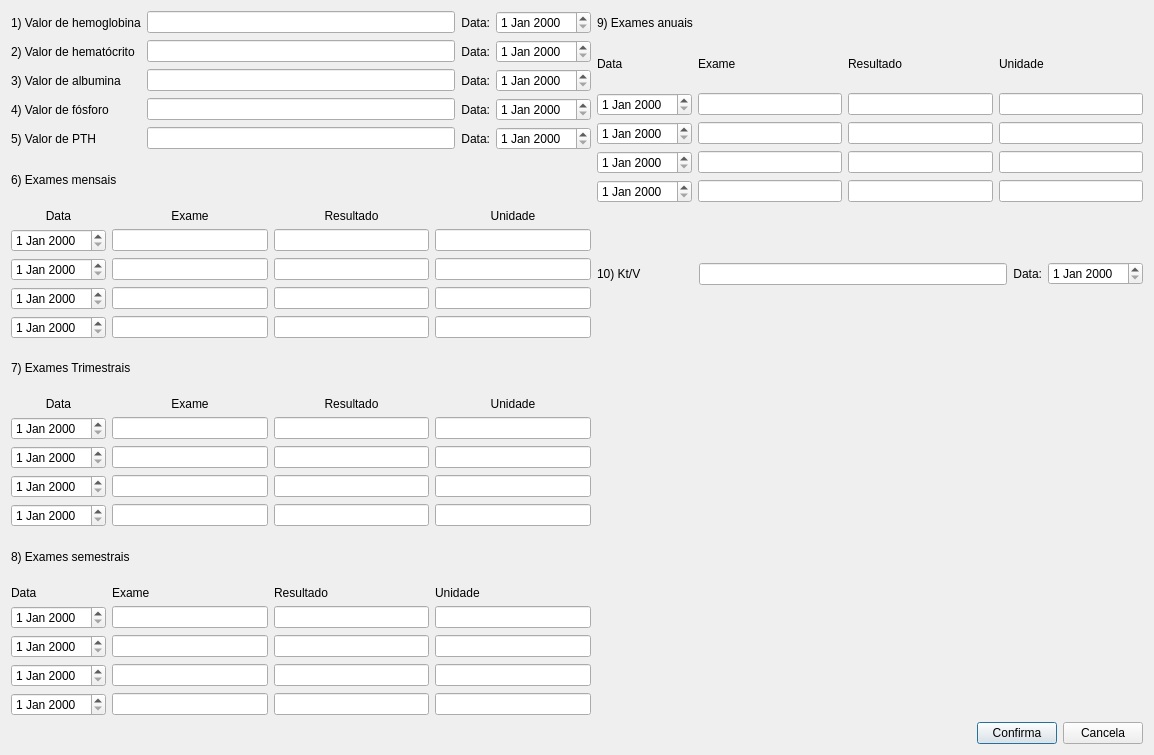
<?xml version="1.0" encoding="UTF-8"?>
<ui version="4.0">
 <class>exames</class>
 <widget class="QDialog" name="exames">
  <property name="geometry">
   <rect>
    <x>0</x>
    <y>0</y>
    <width>1154</width>
    <height>755</height>
   </rect>
  </property>
  <property name="windowTitle">
   <string>Exames</string>
  </property>
  <layout class="QVBoxLayout" name="verticalLayout">
   <item>
    <layout class="QGridLayout" name="gridLayout">
     <item row="2" column="2">
      <widget class="QLabel" name="label_13">
       <property name="layoutDirection">
        <enum>Qt::LeftToRight</enum>
       </property>
       <property name="text">
        <string>Data:</string>
       </property>
       <property name="alignment">
        <set>Qt::AlignRight|Qt::AlignTrailing|Qt::AlignVCenter</set>
       </property>
      </widget>
     </item>
     <item row="0" column="3">
      <widget class="QDateEdit" name="d1"/>
     </item>
     <item row="6" column="7">
      <widget class="QDateEdit" name="dktv"/>
     </item>
     <item row="1" column="2">
      <widget class="QLabel" name="label_12">
       <property name="layoutDirection">
        <enum>Qt::LeftToRight</enum>
       </property>
       <property name="text">
        <string>Data:</string>
       </property>
       <property name="alignment">
        <set>Qt::AlignRight|Qt::AlignTrailing|Qt::AlignVCenter</set>
       </property>
      </widget>
     </item>
     <item row="10" column="0" colspan="4">
      <layout class="QGridLayout" name="gridLayout_4">
       <item row="0" column="3">
        <widget class="QLabel" name="label_30">
         <property name="text">
          <string>Unidade</string>
         </property>
        </widget>
       </item>
       <item row="1" column="0">
        <widget class="QDateEdit" name="sd1"/>
       </item>
       <item row="0" column="0">
        <widget class="QLabel" name="label_27">
         <property name="text">
          <string>Data</string>
         </property>
        </widget>
       </item>
       <item row="2" column="0">
        <widget class="QDateEdit" name="sd2"/>
       </item>
       <item row="3" column="0">
        <widget class="QDateEdit" name="sd3"/>
       </item>
       <item row="0" column="1">
        <widget class="QLabel" name="label_28">
         <property name="text">
          <string>Exame</string>
         </property>
        </widget>
       </item>
       <item row="0" column="2">
        <widget class="QLabel" name="label_29">
         <property name="text">
          <string>Resultado</string>
         </property>
        </widget>
       </item>
       <item row="4" column="0">
        <widget class="QDateEdit" name="sd4"/>
       </item>
       <item row="1" column="1">
        <widget class="QLineEdit" name="se1"/>
       </item>
       <item row="1" column="2">
        <widget class="QLineEdit" name="sr1"/>
       </item>
       <item row="1" column="3">
        <widget class="QLineEdit" name="su1"/>
       </item>
       <item row="2" column="1">
        <widget class="QLineEdit" name="se2"/>
       </item>
       <item row="2" column="2">
        <widget class="QLineEdit" name="sr2"/>
       </item>
       <item row="2" column="3">
        <widget class="QLineEdit" name="su2"/>
       </item>
       <item row="3" column="1">
        <widget class="QLineEdit" name="se3"/>
       </item>
       <item row="3" column="2">
        <widget class="QLineEdit" name="sr3"/>
       </item>
       <item row="3" column="3">
        <widget class="QLineEdit" name="su3"/>
       </item>
       <item row="4" column="1">
        <widget class="QLineEdit" name="se4"/>
       </item>
       <item row="4" column="2">
        <widget class="QLineEdit" name="sr4"/>
       </item>
       <item row="4" column="3">
        <widget class="QLineEdit" name="su4"/>
       </item>
      </layout>
     </item>
     <item row="1" column="1">
      <widget class="QLineEdit" name="t2"/>
     </item>
     <item row="2" column="0">
      <widget class="QLabel" name="label_3">
       <property name="text">
        <string>3) Valor de albumina</string>
       </property>
      </widget>
     </item>
     <item row="2" column="3">
      <widget class="QDateEdit" name="d3"/>
     </item>
     <item row="0" column="2">
      <widget class="QLabel" name="label_11">
       <property name="layoutDirection">
        <enum>Qt::LeftToRight</enum>
       </property>
       <property name="text">
        <string>Data:</string>
       </property>
       <property name="alignment">
        <set>Qt::AlignRight|Qt::AlignTrailing|Qt::AlignVCenter</set>
       </property>
      </widget>
     </item>
     <item row="1" column="0">
      <widget class="QLabel" name="label">
       <property name="text">
        <string>2) Valor de hematócrito</string>
       </property>
      </widget>
     </item>
     <item row="4" column="1">
      <widget class="QLineEdit" name="t5"/>
     </item>
     <item row="3" column="0">
      <widget class="QLabel" name="label_4">
       <property name="text">
        <string>4) Valor de fósforo</string>
       </property>
      </widget>
     </item>
     <item row="3" column="1">
      <widget class="QLineEdit" name="t4"/>
     </item>
     <item row="3" column="2">
      <widget class="QLabel" name="label_14">
       <property name="layoutDirection">
        <enum>Qt::LeftToRight</enum>
       </property>
       <property name="text">
        <string>Data:</string>
       </property>
       <property name="alignment">
        <set>Qt::AlignRight|Qt::AlignTrailing|Qt::AlignVCenter</set>
       </property>
      </widget>
     </item>
     <item row="8" column="0" colspan="4">
      <layout class="QGridLayout" name="gridLayout_3">
       <item row="0" column="1">
        <widget class="QLabel" name="label_16">
         <property name="text">
          <string>Exame</string>
         </property>
         <property name="alignment">
          <set>Qt::AlignCenter</set>
         </property>
        </widget>
       </item>
       <item row="1" column="0">
        <widget class="QDateEdit" name="td1"/>
       </item>
       <item row="0" column="3">
        <widget class="QLabel" name="label_26">
         <property name="text">
          <string>Unidade</string>
         </property>
         <property name="alignment">
          <set>Qt::AlignCenter</set>
         </property>
        </widget>
       </item>
       <item row="0" column="2">
        <widget class="QLabel" name="label_25">
         <property name="text">
          <string>Resultado</string>
         </property>
         <property name="alignment">
          <set>Qt::AlignCenter</set>
         </property>
        </widget>
       </item>
       <item row="0" column="0">
        <widget class="QLabel" name="label_17">
         <property name="text">
          <string>Data</string>
         </property>
         <property name="alignment">
          <set>Qt::AlignCenter</set>
         </property>
        </widget>
       </item>
       <item row="1" column="1">
        <widget class="QLineEdit" name="te1"/>
       </item>
       <item row="1" column="2">
        <widget class="QLineEdit" name="tr1"/>
       </item>
       <item row="1" column="3">
        <widget class="QLineEdit" name="tu1"/>
       </item>
       <item row="2" column="1">
        <widget class="QLineEdit" name="te2"/>
       </item>
       <item row="2" column="2">
        <widget class="QLineEdit" name="tr2"/>
       </item>
       <item row="2" column="3">
        <widget class="QLineEdit" name="tu2"/>
       </item>
       <item row="3" column="1">
        <widget class="QLineEdit" name="te3"/>
       </item>
       <item row="4" column="1">
        <widget class="QLineEdit" name="te4"/>
       </item>
       <item row="3" column="2">
        <widget class="QLineEdit" name="tr3"/>
       </item>
       <item row="3" column="3">
        <widget class="QLineEdit" name="tu3"/>
       </item>
       <item row="4" column="2">
        <widget class="QLineEdit" name="tr4"/>
       </item>
       <item row="4" column="3">
        <widget class="QLineEdit" name="tu4"/>
       </item>
       <item row="2" column="0">
        <widget class="QDateEdit" name="td2"/>
       </item>
       <item row="3" column="0">
        <widget class="QDateEdit" name="td3"/>
       </item>
       <item row="4" column="0">
        <widget class="QDateEdit" name="td4"/>
       </item>
      </layout>
     </item>
     <item row="1" column="4" rowspan="5" colspan="4">
      <layout class="QGridLayout" name="gridLayout_5">
       <item row="3" column="0">
        <widget class="QDateEdit" name="ad3"/>
       </item>
       <item row="4" column="1">
        <widget class="QLineEdit" name="ae4"/>
       </item>
       <item row="1" column="3">
        <widget class="QLineEdit" name="au1"/>
       </item>
       <item row="0" column="1">
        <widget class="QLabel" name="label_32">
         <property name="text">
          <string>Exame</string>
         </property>
        </widget>
       </item>
       <item row="4" column="3">
        <widget class="QLineEdit" name="au4"/>
       </item>
       <item row="2" column="2">
        <widget class="QLineEdit" name="ar2"/>
       </item>
       <item row="2" column="3">
        <widget class="QLineEdit" name="au2"/>
       </item>
       <item row="1" column="1">
        <widget class="QLineEdit" name="ae1"/>
       </item>
       <item row="3" column="1">
        <widget class="QLineEdit" name="ae3"/>
       </item>
       <item row="0" column="2">
        <widget class="QLabel" name="label_33">
         <property name="text">
          <string>Resultado</string>
         </property>
        </widget>
       </item>
       <item row="0" column="0">
        <widget class="QLabel" name="label_31">
         <property name="text">
          <string>Data</string>
         </property>
        </widget>
       </item>
       <item row="4" column="0">
        <widget class="QDateEdit" name="ad4"/>
       </item>
       <item row="3" column="3">
        <widget class="QLineEdit" name="au3"/>
       </item>
       <item row="1" column="2">
        <widget class="QLineEdit" name="ar1"/>
       </item>
       <item row="4" column="2">
        <widget class="QLineEdit" name="ar4"/>
       </item>
       <item row="1" column="0">
        <widget class="QDateEdit" name="ad1"/>
       </item>
       <item row="3" column="2">
        <widget class="QLineEdit" name="ar3"/>
       </item>
       <item row="2" column="0">
        <widget class="QDateEdit" name="ad2"/>
       </item>
       <item row="0" column="3">
        <widget class="QLabel" name="label_34">
         <property name="text">
          <string>Unidade</string>
         </property>
        </widget>
       </item>
       <item row="2" column="1">
        <widget class="QLineEdit" name="ae2"/>
       </item>
      </layout>
     </item>
     <item row="6" column="0" colspan="4">
      <layout class="QGridLayout" name="gridLayout_2">
       <item row="1" column="0">
        <widget class="QDateEdit" name="md1"/>
       </item>
       <item row="0" column="0">
        <widget class="QLabel" name="label_21">
         <property name="text">
          <string>Data</string>
         </property>
         <property name="alignment">
          <set>Qt::AlignCenter</set>
         </property>
        </widget>
       </item>
       <item row="3" column="0">
        <widget class="QDateEdit" name="md3"/>
       </item>
       <item row="0" column="3">
        <widget class="QLabel" name="label_24">
         <property name="text">
          <string>Unidade</string>
         </property>
         <property name="alignment">
          <set>Qt::AlignCenter</set>
         </property>
        </widget>
       </item>
       <item row="0" column="1">
        <widget class="QLabel" name="label_22">
         <property name="text">
          <string>Exame</string>
         </property>
         <property name="alignment">
          <set>Qt::AlignCenter</set>
         </property>
        </widget>
       </item>
       <item row="0" column="2">
        <widget class="QLabel" name="label_23">
         <property name="text">
          <string>Resultado</string>
         </property>
         <property name="alignment">
          <set>Qt::AlignCenter</set>
         </property>
        </widget>
       </item>
       <item row="2" column="0">
        <widget class="QDateEdit" name="md2"/>
       </item>
       <item row="4" column="0">
        <widget class="QDateEdit" name="md4"/>
       </item>
       <item row="1" column="1">
        <widget class="QLineEdit" name="me1"/>
       </item>
       <item row="1" column="2">
        <widget class="QLineEdit" name="mr1"/>
       </item>
       <item row="1" column="3">
        <widget class="QLineEdit" name="mu1"/>
       </item>
       <item row="2" column="1">
        <widget class="QLineEdit" name="me2"/>
       </item>
       <item row="2" column="2">
        <widget class="QLineEdit" name="mr2"/>
       </item>
       <item row="2" column="3">
        <widget class="QLineEdit" name="mu2"/>
       </item>
       <item row="3" column="1">
        <widget class="QLineEdit" name="me3"/>
       </item>
       <item row="3" column="2">
        <widget class="QLineEdit" name="mr3"/>
       </item>
       <item row="3" column="3">
        <widget class="QLineEdit" name="mu3"/>
       </item>
       <item row="4" column="1">
        <widget class="QLineEdit" name="me4"/>
       </item>
       <item row="4" column="2">
        <widget class="QLineEdit" name="mr4"/>
       </item>
       <item row="4" column="3">
        <widget class="QLineEdit" name="mu4"/>
       </item>
      </layout>
     </item>
     <item row="0" column="4">
      <widget class="QLabel" name="label_9">
       <property name="text">
        <string>9) Exames anuais</string>
       </property>
      </widget>
     </item>
     <item row="5" column="0">
      <widget class="QLabel" name="label_6">
       <property name="text">
        <string>6) Exames mensais</string>
       </property>
      </widget>
     </item>
     <item row="1" column="3">
      <widget class="QDateEdit" name="d2"/>
     </item>
     <item row="4" column="2">
      <widget class="QLabel" name="label_15">
       <property name="layoutDirection">
        <enum>Qt::LeftToRight</enum>
       </property>
       <property name="text">
        <string>Data:</string>
       </property>
       <property name="alignment">
        <set>Qt::AlignRight|Qt::AlignTrailing|Qt::AlignVCenter</set>
       </property>
      </widget>
     </item>
     <item row="2" column="1">
      <widget class="QLineEdit" name="t3"/>
     </item>
     <item row="6" column="6">
      <widget class="QLabel" name="label_20">
       <property name="layoutDirection">
        <enum>Qt::LeftToRight</enum>
       </property>
       <property name="text">
        <string>Data:</string>
       </property>
       <property name="alignment">
        <set>Qt::AlignRight|Qt::AlignTrailing|Qt::AlignVCenter</set>
       </property>
      </widget>
     </item>
     <item row="4" column="3">
      <widget class="QDateEdit" name="d5"/>
     </item>
     <item row="9" column="0">
      <widget class="QLabel" name="label_8">
       <property name="text">
        <string>8) Exames semestrais</string>
       </property>
      </widget>
     </item>
     <item row="0" column="0">
      <widget class="QLabel" name="label_2">
       <property name="text">
        <string>1) Valor de hemoglobina</string>
       </property>
      </widget>
     </item>
     <item row="4" column="0">
      <widget class="QLabel" name="label_5">
       <property name="text">
        <string>5) Valor de PTH</string>
       </property>
      </widget>
     </item>
     <item row="6" column="4">
      <widget class="QLabel" name="label_10">
       <property name="text">
        <string>10) Kt/V</string>
       </property>
      </widget>
     </item>
     <item row="0" column="1">
      <widget class="QLineEdit" name="t1"/>
     </item>
     <item row="7" column="0">
      <widget class="QLabel" name="label_7">
       <property name="text">
        <string>7) Exames Trimestrais</string>
       </property>
      </widget>
     </item>
     <item row="3" column="3">
      <widget class="QDateEdit" name="d4"/>
     </item>
     <item row="6" column="5">
      <widget class="QLineEdit" name="ktv"/>
     </item>
    </layout>
   </item>
   <item>
    <layout class="QHBoxLayout" name="horizontalLayout">
     <item>
      <spacer name="horizontalSpacer">
       <property name="orientation">
        <enum>Qt::Horizontal</enum>
       </property>
       <property name="sizeHint" stdset="0">
        <size>
         <width>40</width>
         <height>20</height>
        </size>
       </property>
      </spacer>
     </item>
     <item>
      <widget class="QPushButton" name="pushButton">
       <property name="text">
        <string>Confirma</string>
       </property>
      </widget>
     </item>
     <item>
      <widget class="QPushButton" name="pushButton_2">
       <property name="text">
        <string>Cancela</string>
       </property>
      </widget>
     </item>
    </layout>
   </item>
  </layout>
 </widget>
 <resources/>
 <connections/>
</ui>
